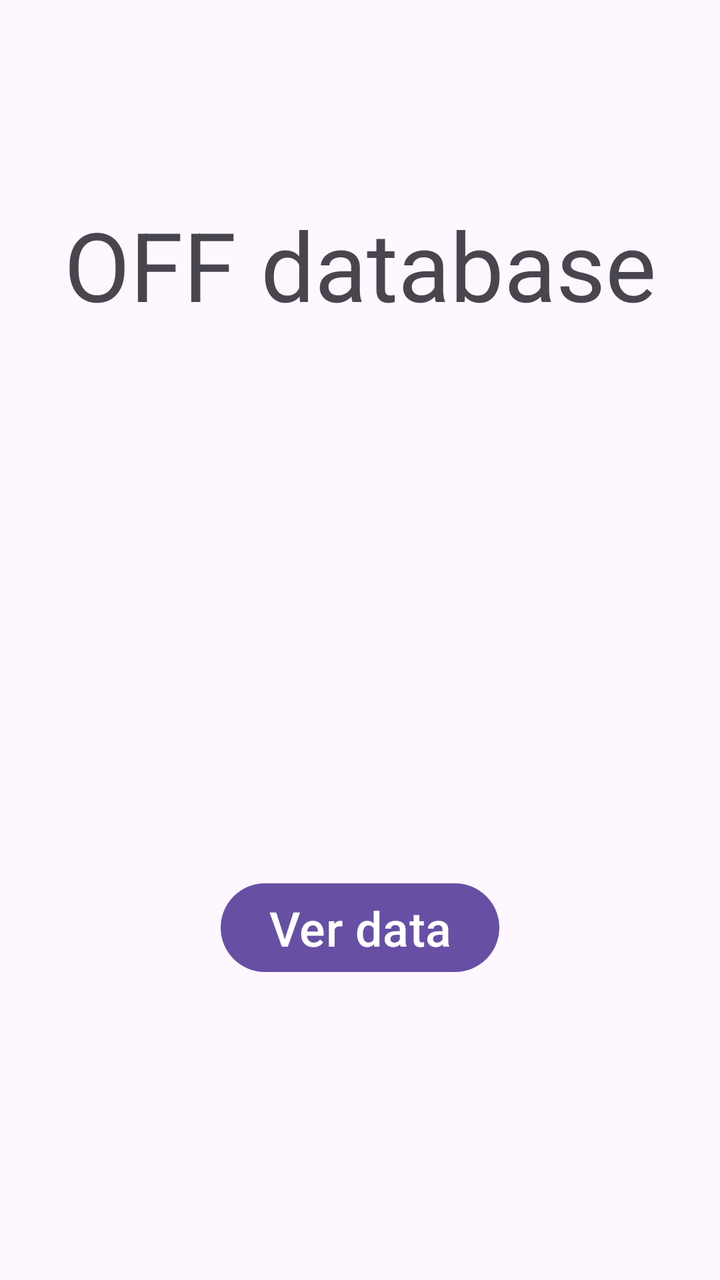
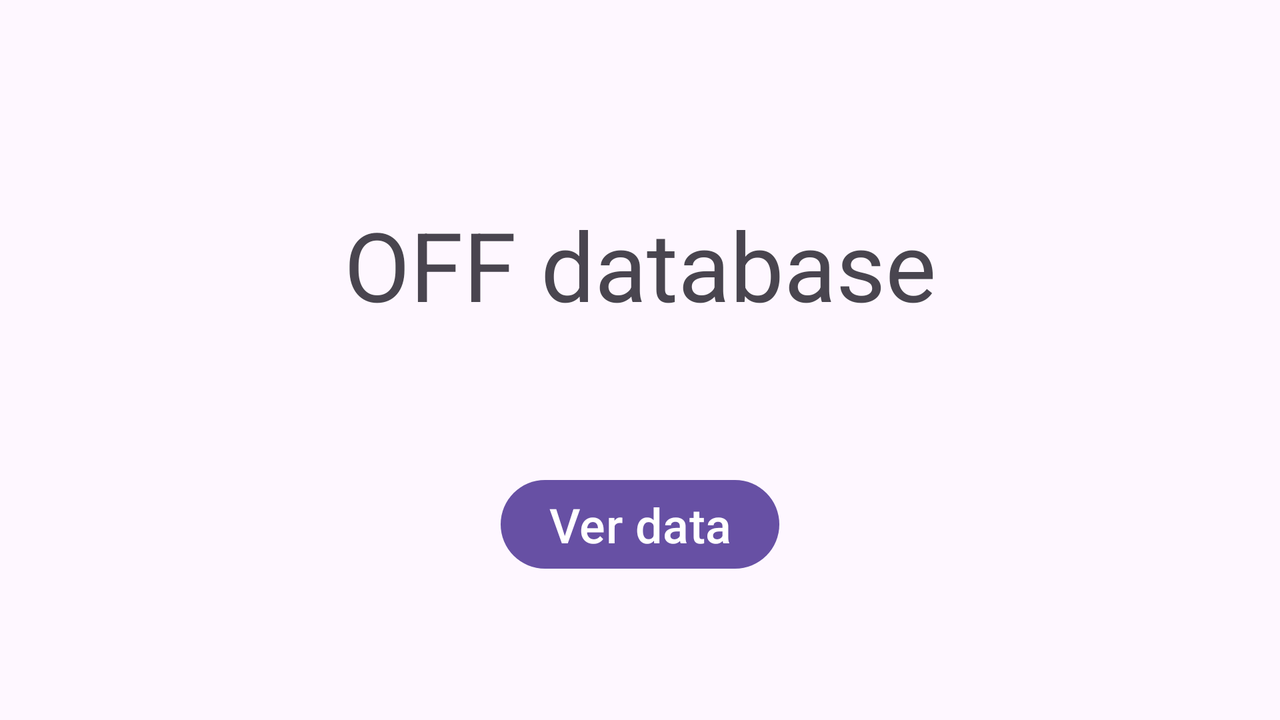

One screen, two layout resources from the same app: the default and the repository's alternative for another configuration. Each is rendered where Android would select it; the XML of both is given below.
<!-- AndroidManifest.xml: application theme Theme.Off -->
<!-- res/layout/activity_mpage.xml -->
<?xml version="1.0" encoding="utf-8"?>
<androidx.constraintlayout.widget.ConstraintLayout xmlns:android="http://schemas.android.com/apk/res/android"
    xmlns:app="http://schemas.android.com/apk/res-auto"
    xmlns:tools="http://schemas.android.com/tools"
    android:id="@+id/main"
    android:layout_width="match_parent"
    android:layout_height="match_parent"
    tools:context=".MpageActivity">

    <TextView
        android:id="@+id/textView"
        android:layout_width="wrap_content"
        android:layout_height="wrap_content"
        android:layout_marginTop="100dp"
        android:text="OFF database"
        android:textSize="48sp"
        app:layout_constraintEnd_toEndOf="parent"
        app:layout_constraintStart_toStartOf="parent"
        app:layout_constraintTop_toTopOf="parent" />

    <Button
        android:id="@+id/detail"
        android:layout_width="wrap_content"
        android:layout_height="wrap_content"
        android:layout_marginBottom="150dp"
        android:text="Ver data"
        android:textSize="24sp"
        app:layout_constraintBottom_toBottomOf="parent"
        app:layout_constraintEnd_toEndOf="parent"
        app:layout_constraintStart_toStartOf="parent" />

</androidx.constraintlayout.widget.ConstraintLayout>
<!-- resources referenced by this layout -->
<resources>
  <style name="Theme.Off" parent="Base.Theme.Off" />
  <style name="Base.Theme.Off" parent="Theme.Material3.DayNight.NoActionBar">
          
          
      </style>
</resources>
<!-- res/layout-land/activity_mpage.xml (the repository's variant of the layout above) -->
<!-- drawn on the phone turned sideways -->
<?xml version="1.0" encoding="utf-8"?>
<androidx.constraintlayout.widget.ConstraintLayout xmlns:android="http://schemas.android.com/apk/res/android"
    xmlns:app="http://schemas.android.com/apk/res-auto"
    xmlns:tools="http://schemas.android.com/tools"
    android:id="@+id/main"
    android:layout_width="match_parent"
    android:layout_height="match_parent"
    tools:context=".MpageActivity">

    <TextView
        android:id="@+id/textView"
        android:layout_width="wrap_content"
        android:layout_height="wrap_content"
        android:layout_marginTop="100dp"
        android:text="OFF database"
        android:textSize="48sp"
        app:layout_constraintEnd_toEndOf="parent"
        app:layout_constraintStart_toStartOf="parent"
        app:layout_constraintTop_toTopOf="parent" />

    <Button
        android:id="@+id/button"
        android:layout_width="wrap_content"
        android:layout_height="wrap_content"
        android:text="Ver data"
        android:textSize="24sp"
        app:layout_constraintBottom_toBottomOf="parent"
        app:layout_constraintEnd_toEndOf="parent"
        app:layout_constraintStart_toStartOf="parent"
        app:layout_constraintTop_toBottomOf="@+id/textView" />

</androidx.constraintlayout.widget.ConstraintLayout>
